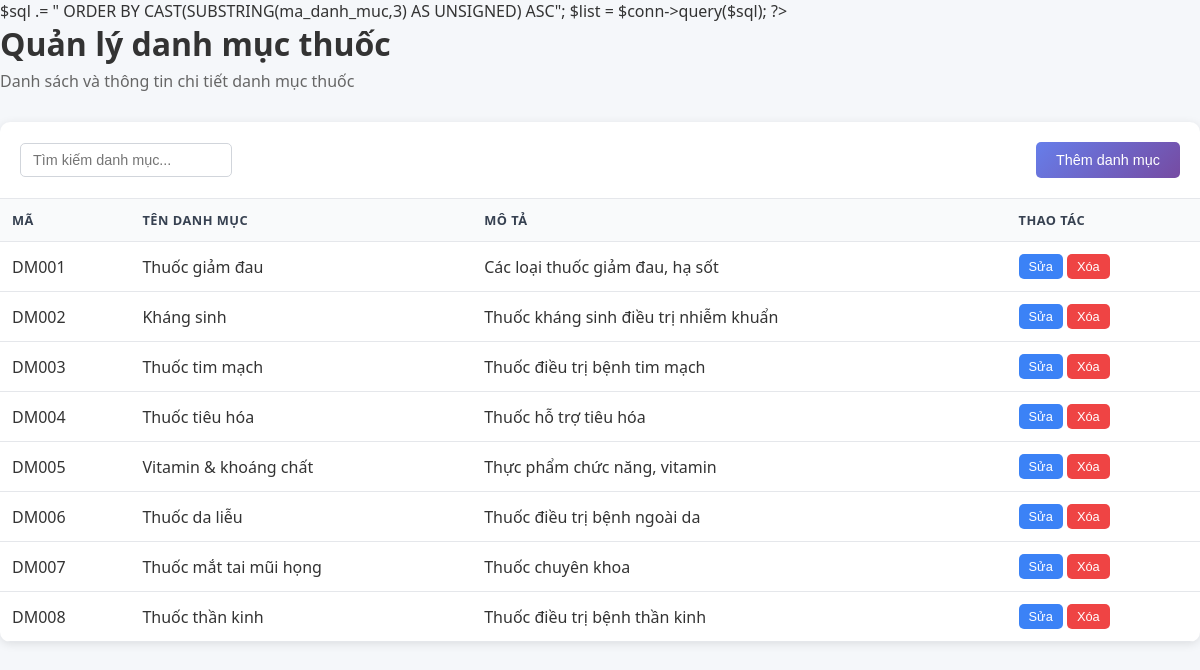
/quan-ly-dm.php, run on the app's committed database.
### tables this page shows
CREATE TABLE `danh_muc_thuoc` (
  `ma_danh_muc` varchar(10) NOT NULL,
  `ten_danh_muc` varchar(255) NOT NULL,
  `mo_ta` text DEFAULT NULL,
  `created_at` timestamp NOT NULL DEFAULT current_timestamp(),
  `updated_at` timestamp NOT NULL DEFAULT current_timestamp() ON UPDATE current_timestamp()
);

### quan-ly-dm.php (the view, shortened to what this page needs)
<?php
include 'connect.php';
$keyword = isset($_GET['search']) ? trim($_GET['search']) : '';
$sql = "SELECT * FROM danh_muc_thuoc";
$sql .= " ORDER BY CAST(SUBSTRING(ma_danh_muc,3) AS UNSIGNED) ASC";
$list = $conn->query($sql);
?>
<!DOCTYPE html>
<html lang="vi">
<head>
<link rel="stylesheet" href="css.css">
</head>
<body>
<div class="page-header">
    <h1 class="page-title">Quản lý danh mục thuốc</h1>
    <p class="page-subtitle">Danh sách và thông tin chi tiết danh mục thuốc</p>
</div>
<div class="table-container">
    <div class="table-header">
        <div class="search-filters">
            <form method="get">
                <input type="text" class="search-input" name="search"
                       placeholder="Tìm kiếm danh mục..."
                       value="<?php echo htmlspecialchars($keyword); ?>">
            </form>
        </div>
        <button class="btn btn-primary" onclick="moModal('modal-them')">Thêm danh mục</button>
    </div>
    <table class="table">
        <thead>
            <tr>
                <th>Mã</th>
                <th>Tên danh mục</th>
                <th>Mô tả</th>
                <th>Thao tác</th>
            </tr>
        </thead>
        <tbody>
        <?php while($row = $list->fetch_assoc()): ?>
            <tr>
                <td><?php echo $row['ma_danh_muc']; ?></td>
                <td><?php echo htmlspecialchars($row['ten_danh_muc']); ?></td>
                <td><?php echo htmlspecialchars($row['mo_ta']); ?></td>
                <td>
                    <button class="btn btn-info btn-sm"
                        onclick="suaDM(
                            '<?php echo $row['ma_danh_muc']; ?>',
                            '<?php echo htmlspecialchars($row['ten_danh_muc'], ENT_QUOTES); ?>',
                            '<?php echo htmlspecialchars($row['mo_ta'], ENT_QUOTES); ?>'
                        )">Sửa</button>
                    <form method="post" style="display:inline"
                          onsubmit="return confirm('Xóa danh mục này?')">
                        <button type="submit" class="btn btn-danger btn-sm">Xóa</button>
                    </form>
                </td>
            </tr>
        <?php endwhile; ?>
        </tbody>
    </table>
</div>
</body>
</html>

### css.css (style rules this page uses)
* { margin: 0; padding: 0; box-sizing: border-box; }
body { font-family: 'Segoe UI'; background-color: #f5f7fa; color: #333; }
.page-header { margin-bottom: 30px; }
.page-title { font-size: 2rem; font-weight: bold; color: #333; margin-bottom: 5px; }
.page-subtitle { color: #666; font-size: 1rem; }
.table-container { background: white; border-radius: 10px; box-shadow: 0 2px 10px rgba(0,0,0,0.1); overflow: hidden; margin-bottom: 20px; }
.table-header { padding: 20px; border-bottom: 1px solid #e5e7eb; display: flex; justify-content: space-between; align-items: center; flex-wrap: wrap; gap: 15px; }
.search-filters { display: flex; gap: 15px; flex-wrap: wrap; }
.search-input, .filter-select { padding: 8px 12px; border: 1px solid #d1d5db; border-radius: 5px; font-size: 0.9rem; }
.search-input { min-width: 200px; }
.btn { padding: 10px 20px; border: none; border-radius: 5px; cursor: pointer; font-size: 0.9rem; font-weight: 500; transition: all 0.3s; text-decoration: none; display: inline-flex; align-items: center; gap: 8px; }
.btn-primary { background: linear-gradient(135deg, #667eea 0%, #764ba2 100%); color: white; }
.btn-danger { background: #ef4444; color: white; }
.btn-info { background: #3b82f6; color: white; }
.btn-sm { padding: 5px 10px; font-size: 0.8rem; }
table { width: 100%; border-collapse: collapse; }
th, td { padding: 12px; text-align: left; border-bottom: 1px solid #e5e7eb; }
th { background: #f9fafb; font-weight: 600; color: #374151; font-size: 0.8rem; text-transform: uppercase; letter-spacing: 0.5px; }

### data on the page
danh_muc_thuoc: ma_danh_muc "DM001", ten_danh_muc "Thuốc giảm đau", mo_ta "Các loại thuốc giảm đau, hạ sốt"
danh_muc_thuoc: ma_danh_muc "DM002", ten_danh_muc "Kháng sinh", mo_ta "Thuốc kháng sinh điều trị nhiễm khuẩn"
danh_muc_thuoc: ma_danh_muc "DM003", ten_danh_muc "Thuốc tim mạch", mo_ta "Thuốc điều trị bệnh tim mạch"
danh_muc_thuoc: ma_danh_muc "DM004", ten_danh_muc "Thuốc tiêu hóa", mo_ta "Thuốc hỗ trợ tiêu hóa"
danh_muc_thuoc: ma_danh_muc "DM005", ten_danh_muc "Vitamin & khoáng chất", mo_ta "Thực phẩm chức năng, vitamin"
danh_muc_thuoc: ma_danh_muc "DM006", ten_danh_muc "Thuốc da liễu", mo_ta "Thuốc điều trị bệnh ngoài da"
danh_muc_thuoc: ma_danh_muc "DM007", ten_danh_muc "Thuốc mắt tai mũi họng", mo_ta "Thuốc chuyên khoa"
danh_muc_thuoc: ma_danh_muc "DM008", ten_danh_muc "Thuốc thần kinh", mo_ta "Thuốc điều trị bệnh thần kinh"
